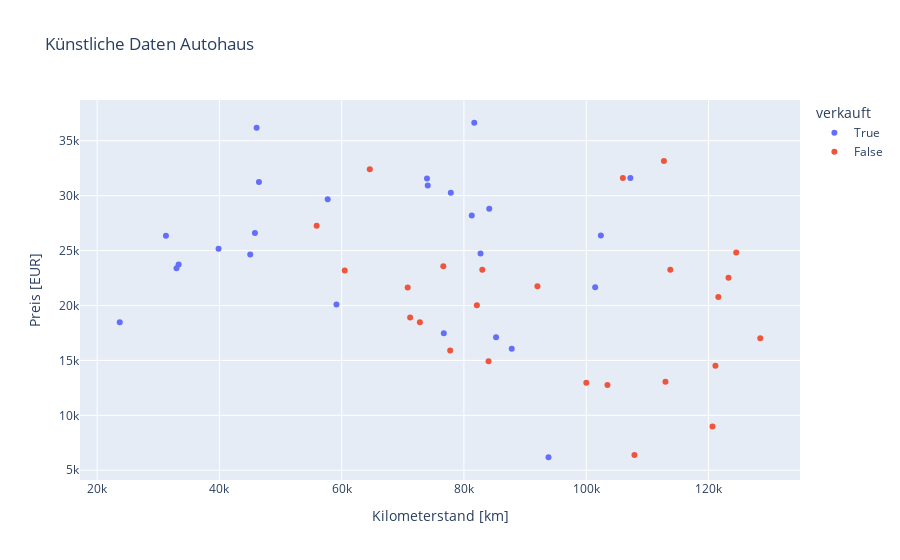

Here is the notebook cell this chart was saved with:
### Code cell
import plotly.express as px

fig = px.scatter(x = X['Kilometerstand [km]'], y = X['Preis [EUR]'], color=y,
    title='Künstliche Daten Autohaus',
    labels={'x': 'Kilometerstand [km]', 'y': 'Preis [EUR]', 'color': 'verkauft'})
fig.show()

### Figure 1 — Plotly figure (JSON) as saved in the notebook; plotly's stock layout.template omitted (floating-point values rounded to 4 significant figures)
{"data": [{"hovertemplate": "verkauft=True<br>Kilometerstand [km]=%{x}<br>Preis [EUR]=%{y}<extra></extra>", "legendgroup": "True", "marker": {"color": "#636efa", "symbol": "circle"}, "mode": "markers", "name": "True", "orientation": "v", "showlegend": true, "type": "scatter", "x": [81274, 81687, 57713, 102397, 76707, 32983, 77852, 45809, 46470, 46088, 85254, 74077, 82712, 93832, 23700, 84139, 39866, 31257, 73954, 33333, 45043, 87815, 107219, 101463, 59147], "xaxis": "x", "y": [28185, 36634, 29668, 26370, 17480, 23379, 30264, 26593, 31251, 36168, 17114, 30926, 24734, 6186, 18470, 28802, 25156, 26345, 31562, 23724, 24652, 16063, 31603, 21654, 20088], "yaxis": "y"}, {"hovertemplate": "verkauft=False<br>Kilometerstand [km]=%{x}<br>Preis [EUR]=%{y}<extra></extra>", "legendgroup": "False", "marker": {"color": "#EF553B", "symbol": "circle"}, "mode": "markers", "name": "False", "orientation": "v", "showlegend": true, "type": "scatter", "x": [107890, 128466, 82114, 55912, 112708, 120654, 100014, 92020, 60500, 83001, 121133, 76621, 70798, 123277, 113754, 72793, 84024, 77748, 71200, 64601, 103473, 112959, 105996, 121609, 124540], "xaxis": "x", "y": [6389, 17016, 20013, 27267, 33151, 8992, 12977, 21749, 23178, 23249, 14519, 23582, 21645, 22524, 23259, 18478, 14930, 15906, 18900, 32403, 12773, 13052, 31609, 20776, 24823], "yaxis": "y"}], "layout": {"legend": {"title": {"text": "verkauft"}, "tracegroupgap": 0}, "title": {"text": "Künstliche Daten Autohaus"}, "xaxis": {"anchor": "y", "domain": [0, 1], "title": {"text": "Kilometerstand [km]"}}, "yaxis": {"anchor": "x", "domain": [0, 1], "title": {"text": "Preis [EUR]"}}}}
